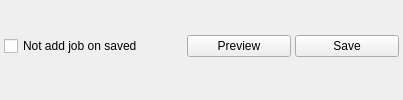
    <widget class="QWidget" name="widgetButton" native="true">
     <layout class="QHBoxLayout" name="horizontalLayout">
      <property name="spacing">
       <number>4</number>
      </property>
      <property name="leftMargin">
       <number>4</number>
      </property>
      <property name="topMargin">
       <number>0</number>
      </property>
      <property name="rightMargin">
       <number>4</number>
      </property>
      <property name="bottomMargin">
       <number>7</number>
      </property>
      <item>
       <widget class="QCheckBox" name="checkBoxNotAddJobOnSaved">
        <property name="text">
         <string>Not add job on saved</string>
        </property>
        <property name="checked">
         <bool>false</bool>
        </property>
       </widget>
      </item>
      <item>
       <spacer name="horizontalSpacer">
        <property name="orientation">
         <enum>Qt::Horizontal</enum>
        </property>
        <property name="sizeHint" stdset="0">
         <size>
          <width>40</width>
          <height>20</height>
         </size>
        </property>
       </spacer>
      </item>
      <item>
       <widget class="QPushButton" name="buttonPreview">
        <property name="enabled">
         <bool>true</bool>
        </property>
        <property name="minimumSize">
         <size>
          <width>104</width>
          <height>0</height>
         </size>
        </property>
        <property name="text">
         <string>Preview</string>
        </property>
        <property name="icon">
         <iconset resource="../res/resources.qrc">
          <normaloff>:/buttons/film.png</normaloff>:/buttons/film.png</iconset>
        </property>
        <property name="checkable">
         <bool>false</bool>
        </property>
       </widget>
      </item>
      <item>
       <widget class="QPushButton" name="buttonSave">
        <property name="enabled">
         <bool>true</bool>
        </property>
        <property name="minimumSize">
         <size>
          <width>104</width>
          <height>0</height>
         </size>
        </property>
        <property name="text">
         <string>Save</string>
        </property>
        <property name="icon">
         <iconset resource="../res/resources.qrc">
          <normaloff>:/buttons/disk.png</normaloff>:/buttons/disk.png</iconset>
        </property>
       </widget>
      </item>
     </layout>
    </widget>
